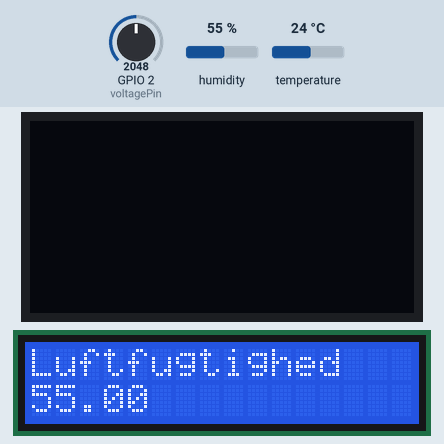
This sketch was run on a simulated ESP32. Shown: 128×64 one-colour display, 16×2 character LCD. Inputs (shaded band) come from the test bench; at power-on: GPIO 2 (voltagePin) = 2048, humidity 55 %, temperature 24 °C. WiFi joins after 1.5 s; servers stay silent unless stated; what the sketch prints to the serial monitor is not drawn.

Above: at 6.4 s.
6.5 s: GPIO 2 (voltagePin) set to 2866
At 8.2 s:
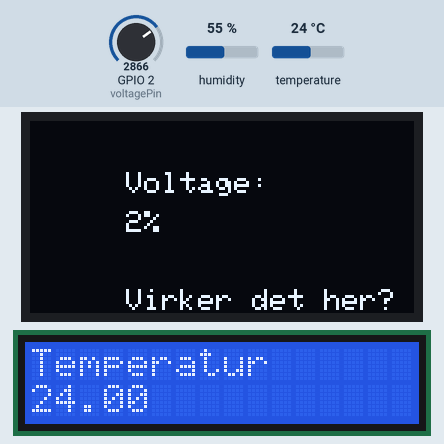
10.9 s: GPIO 2 (voltagePin) set to 2542
13.6 s: GPIO 2 (voltagePin) set to 2429
At 16.4 s:
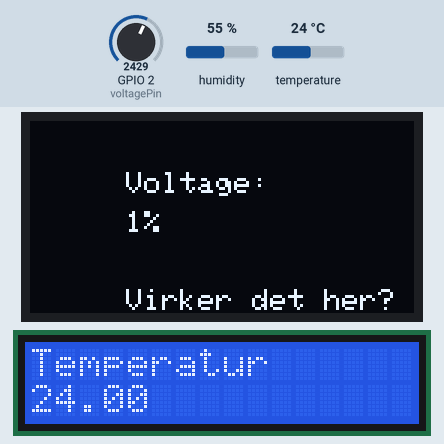
19.2 s: humidity set to 22 %
At 21.5 s:
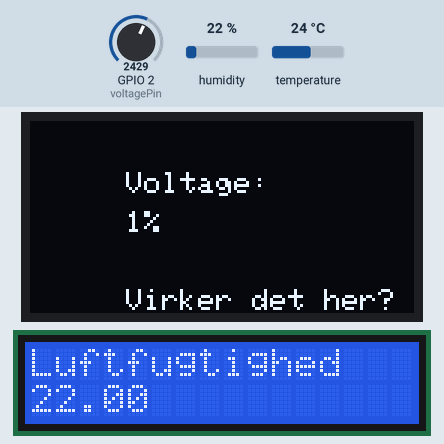
22.3 s: temperature set to 12 °C
At 24.6 s:
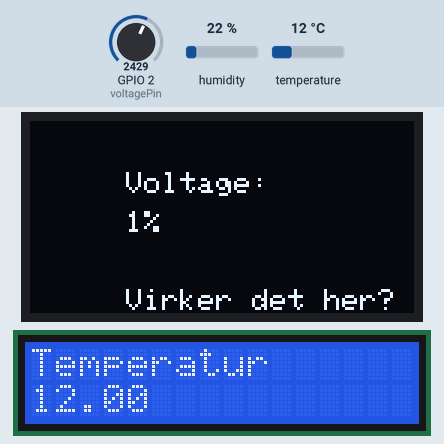
25.4 s: humidity set to 40 %
At 27.8 s:
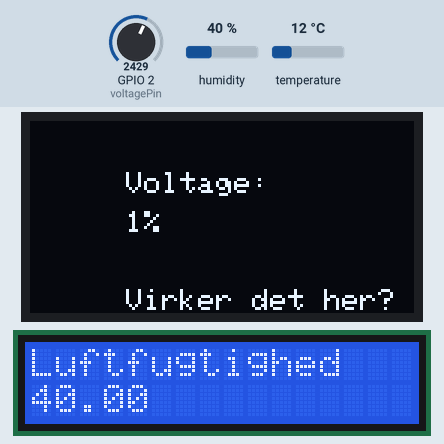
Timing chart, 0 to 29.3 s (numbered marks = the images above; inputs shaded):
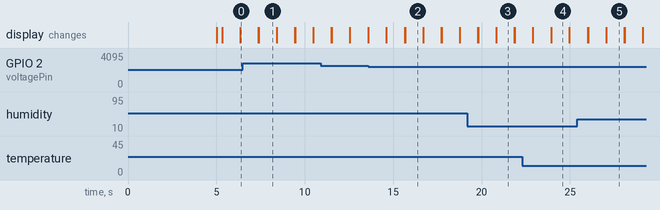

The sketch:

Temp_and_humidity_Websocket.ino
```cpp
#include <ArduinoWebsockets.h>
#include <WiFi.h>
#include "DHT.h"
#include <LiquidCrystal_I2C.h>
#include <Adafruit_SSD1306.h>
#include <Wire.h>
using namespace websockets;

const char* ssid              = "Hotspot";
const char* password          = "sgx98tsp";
const char* websockets_server = "ws://websockets-cheese.herokuapp.com"; //server adress and port

int DHTpin = 16;
#define DHTTYPE DHT22
DHT dht(DHTpin, DHTTYPE);

int tal = 0;
int VCC = 2;


unsigned long lastConnectionTime = 0;            // last time you connected to the server, in milliseconds
const unsigned long postingInterval = 60L * 1000L; // delay between updates, in milliseconds


const int voltagePin = VCC;
int voltageValue = 4095;

// set the LCD number of columns and rows
int lcdColumns = 16;
int lcdRows = 2;
LiquidCrystal_I2C lcd(0x3F, lcdColumns, lcdRows);

// Declaration for an SSD1306 display connected to I2C (SDA, SCL pins)I2C adress: 0x3C
Adafruit_SSD1306 display(128, 64);

// Generic catch-all implementation.
template <typename T_ty> struct TypeInfo { static const char * name; };
template <typename T_ty> const char * TypeInfo<T_ty>::name = "unknown";


WebsocketsClient client;
void setup()
{
    Serial.begin(115200);
    while (!Serial);

    // WIFI SETUP
    WiFi.begin(ssid, password);
    Serial.println("Connecting");
    delay(5000);
    while(WiFi.status() != WL_CONNECTED)
    {
        Serial.println("Restarting");
        delay(2000);
        WiFi.begin(ssid, password);
    }
    Serial.println("");
    Serial.print("WiFi connected, IP: ");
    Serial.println(WiFi.localIP());

    if(!display.begin(SSD1306_SWITCHCAPVCC, 0x3C)) { // Address 0x3D for 128x64
      Serial.println("SSD1306 allocation failed");
      for(;;);
    }


    client.onEvent(onEventsCallback);

    // Connect to server
    client.connect(websockets_server);
    // Send a ping
    client.ping();
    client.send("sensor");
    if(client.available()){
      client.poll();
    }
    client.onMessage(onMessageCallback);
    dht.begin();

    // initialize LCD
    lcd.init();
    // turn on LCD backlight
    lcd.backlight();


}

void loop()
{

    if (client.available())
    {
        float temp = dht.readTemperature();
        float hum = dht.readHumidity();
        LCD(temp, hum);
        client.poll();
        client.ping();
        if(millis()-lastConnectionTime > postingInterval){
          HandleData(client);
        }
    }
    voltage();
    while(WiFi.status()!= WL_CONNECTED || !client.available()){
      Serial.println("Restarting");
      WiFi.disconnect();
      WiFi.reconnect();
      LCD_ERROR();
      delay(1000);
      lcd.clear();
        // Connect to server
      client.connect(websockets_server);
      // Send a ping
      client.ping();
      delay(2000);
    }
}


void onEventsCallback(WebsocketsEvent event, String data)
{
    if (event == WebsocketsEvent::ConnectionOpened)
    {
        Serial.println("Connection Opened");
    }
    else if (event == WebsocketsEvent::ConnectionClosed)
    {
        Serial.println("Connection Closed");
    }
    else if (event == WebsocketsEvent::GotPing)
    {
        Serial.println("Got a Ping!");
    }
    else if (event == WebsocketsEvent::GotPong)
    {
        Serial.println("Got a Pong!");
    }
}

void onMessageCallback(WebsocketsMessage message){
  Serial.print("Got Message: ");
  Serial.println(message.data());
  /*Do something with the data, If it is the config message. Didn't have time to do this :( */
}
void HandleData(WebsocketsClient& client){
  float temp = dht.readTemperature();
  float hum = dht.readHumidity();
  String Data = String(temp) + "," + String(hum);
  Serial.println(Data);
  client.send(Data);
  lastConnectionTime = millis();
  }

  void LCD(float temp,float hum){
  // set cursor to first column, first row
  lcd.setCursor(0, 0);
  lcd.print("Temperatur");
  lcd.setCursor(0, 1);
  // print message
  lcd.print(temp);
  delay(1000);
  // clears the display to print new message
  lcd.clear();
  // set cursor to first column, second row
  lcd.setCursor(0, 0);
  lcd.print("Luftfugtighed");
  lcd.setCursor(0, 1);
  lcd.print(hum);
  delay(1000);
  lcd.clear();
  }

  void voltage(){
  display.clearDisplay();
  display.setTextColor(WHITE);
  display.setCursor(32,17);
  display.println("Voltage:");
  voltageValue = analogRead(voltagePin);
  int voltage = voltageValue * (3.3 / 4095);
  Serial.println(voltageValue);
  display.setCursor(32,30);
  display.println(String(voltage) + "%");
  display.setTextColor(WHITE);
  display.setCursor(32,56);
  display.println("Virker det her?");
  display.display();
  }

  void LCD_ERROR(){
  lcd.setCursor(0, 0);
  lcd.print("ERORR: ");
  lcd.setCursor(0, 1);
  lcd.print("Wifi or client unavaliable");
  }
```

Measured:
- the behaviour switches between 2482 and 2481 on GPIO 2 (voltagePin) (found by bisection; images 1 and 2)
- after the input at 13.6 s, the display: first differs from a run without the input after 2.0 s (image 2 shows a later state)
- what the display in image 1 shows lasts 1.0 s, from 7.4 s to 8.4 s
